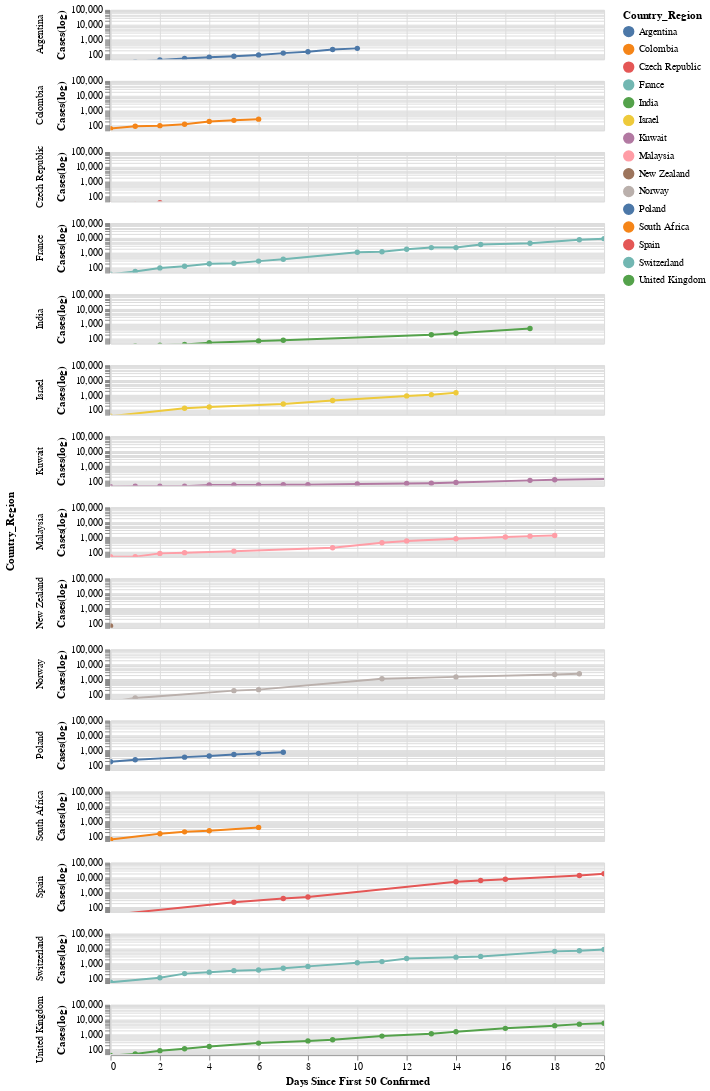

Write notebook code for a chart like this one.
### Code cell
# Logarithmic Axis (Stephen's Prettier Version)

base = alt.Chart(cases_df, width=500, height=50)
line = base.mark_line(point = True).encode(
        x   = alt.X("Days from N",scale=alt.Scale(domain=(0,20)), title = "Days Since First 50 Confirmed"),
        y   = alt.Y("Confirmed",aggregate="sum",title="Cases(log)", scale=alt.Scale(type='log',domain=(50,100000))),
        color   = "Country_Region",
        row = alt.Row("Country_Region")
)
# rule = base.mark_rule().encode(
#         x   = alt.X("Day of Lockdown from N",scale=alt.Scale(domain=(0,20)), title = "Days Since First 50 Confirmed"),
#         color   = "Country_Region",
#         row = alt.Row("Country_Region")
# )
line.interactive()

### Figure 1 — Vega-Lite specification as saved in the notebook (floating-point values rounded to 4 significant figures; data arrays with more than 128 entries replaced by an {"elided": "..."} marker saying what was removed)
{"config": {"view": {"continuousWidth": 400, "continuousHeight": 300}}, "data": {"name": "data-2a99ceacbe11109d040cd0bbc68d4d42"}, "mark": {"type": "line", "point": true}, "encoding": {"color": {"type": "nominal", "field": "Country_Region"}, "row": {"type": "nominal", "field": "Country_Region"}, "x": {"type": "quantitative", "field": "Days from N", "scale": {"domain": [0, 20]}, "title": "Days Since First 50 Confirmed"}, "y": {"type": "quantitative", "aggregate": "sum", "field": "Confirmed", "scale": {"domain": [50, 100000], "type": "log"}, "title": "Cases(log)"}}, "height": 50, "selection": {"selector049": {"type": "interval", "bind": "scales", "encodings": ["x", "y"]}}, "width": 500, "$schema": "https://vega.github.io/schema/vega-lite/v4.0.2.json", "datasets": {"data-2a99ceacbe11109d040cd0bbc68d4d42": {"elided": "353 records"}}}
